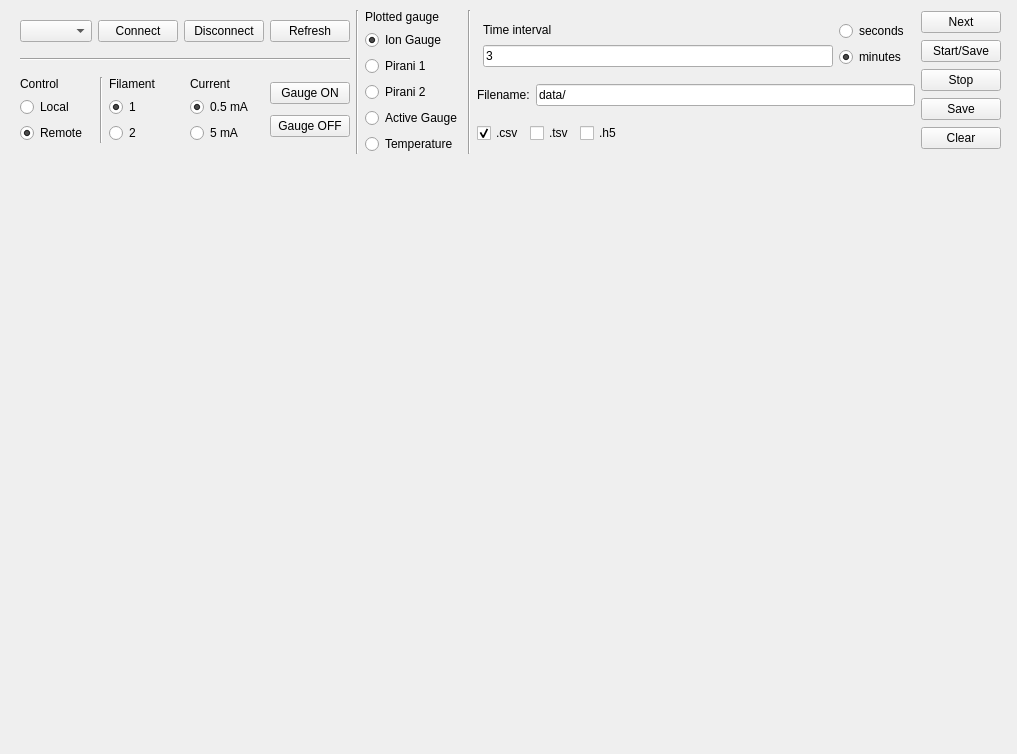
<?xml version="1.0" encoding="UTF-8"?>
<ui version="4.0">
 <class>Form</class>
 <widget class="QWidget" name="Form">
  <property name="geometry">
   <rect>
    <x>0</x>
    <y>0</y>
    <width>1017</width>
    <height>754</height>
   </rect>
  </property>
  <property name="windowTitle">
   <string>Form</string>
  </property>
  <widget class="QWidget" name="layoutWidget">
   <property name="geometry">
    <rect>
     <x>10</x>
     <y>10</y>
     <width>991</width>
     <height>731</height>
    </rect>
   </property>
   <layout class="QGridLayout" name="gridLayout_3">
    <item row="0" column="3">
     <layout class="QVBoxLayout" name="verticalLayout_9">
      <item>
       <widget class="QLabel" name="label_4">
        <property name="text">
         <string>Plotted gauge</string>
        </property>
       </widget>
      </item>
      <item>
       <widget class="QRadioButton" name="ion_gauge_radio_button">
        <property name="text">
         <string>Ion Gauge</string>
        </property>
        <property name="checked">
         <bool>true</bool>
        </property>
        <attribute name="buttonGroup">
         <string notr="true">plotted_gauge_button_gorup</string>
        </attribute>
       </widget>
      </item>
      <item>
       <widget class="QRadioButton" name="pirani_1_radio_button">
        <property name="text">
         <string>Pirani 1</string>
        </property>
        <attribute name="buttonGroup">
         <string notr="true">plotted_gauge_button_gorup</string>
        </attribute>
       </widget>
      </item>
      <item>
       <widget class="QRadioButton" name="pirani_2_radio_button">
        <property name="text">
         <string>Pirani 2</string>
        </property>
        <attribute name="buttonGroup">
         <string notr="true">plotted_gauge_button_gorup</string>
        </attribute>
       </widget>
      </item>
      <item>
       <widget class="QRadioButton" name="active_gauge_radio_button">
        <property name="text">
         <string>Active Gauge</string>
        </property>
        <attribute name="buttonGroup">
         <string notr="true">plotted_gauge_button_gorup</string>
        </attribute>
       </widget>
      </item>
      <item>
       <widget class="QRadioButton" name="temperature_radio_button">
        <property name="text">
         <string>Temperature</string>
        </property>
        <attribute name="buttonGroup">
         <string notr="true">plotted_gauge_button_gorup</string>
        </attribute>
       </widget>
      </item>
     </layout>
    </item>
    <item row="0" column="2">
     <widget class="Line" name="line">
      <property name="orientation">
       <enum>Qt::Vertical</enum>
      </property>
     </widget>
    </item>
    <item row="2" column="0">
     <spacer name="verticalSpacer">
      <property name="orientation">
       <enum>Qt::Vertical</enum>
      </property>
      <property name="sizeHint" stdset="0">
       <size>
        <width>10</width>
        <height>394</height>
       </size>
      </property>
     </spacer>
    </item>
    <item row="0" column="5">
     <layout class="QGridLayout" name="gridLayout_2">
      <item row="1" column="0" colspan="4">
       <layout class="QHBoxLayout" name="horizontalLayout_2">
        <item>
         <widget class="QLabel" name="filename_label">
          <property name="text">
           <string>Filename:</string>
          </property>
         </widget>
        </item>
        <item>
         <widget class="QLineEdit" name="filename_line_edit">
          <property name="text">
           <string>data/</string>
          </property>
         </widget>
        </item>
       </layout>
      </item>
      <item row="0" column="2">
       <layout class="QVBoxLayout" name="verticalLayout_7">
        <item>
         <widget class="QRadioButton" name="seconds_radio_button">
          <property name="text">
           <string>seconds</string>
          </property>
          <attribute name="buttonGroup">
           <string notr="true">time_units_button_group</string>
          </attribute>
         </widget>
        </item>
        <item>
         <widget class="QRadioButton" name="minutes_radio_button">
          <property name="text">
           <string>minutes</string>
          </property>
          <property name="checked">
           <bool>true</bool>
          </property>
          <attribute name="buttonGroup">
           <string notr="true">time_units_button_group</string>
          </attribute>
         </widget>
        </item>
       </layout>
      </item>
      <item row="2" column="0" colspan="4">
       <layout class="QHBoxLayout" name="horizontalLayout_3">
        <item>
         <widget class="QCheckBox" name="csv_check_box">
          <property name="text">
           <string>.csv</string>
          </property>
          <property name="checked">
           <bool>true</bool>
          </property>
         </widget>
        </item>
        <item>
         <widget class="QCheckBox" name="tsv_check_box">
          <property name="text">
           <string>.tsv</string>
          </property>
         </widget>
        </item>
        <item>
         <widget class="QCheckBox" name="h5_check_box">
          <property name="text">
           <string>.h5</string>
          </property>
         </widget>
        </item>
        <item>
         <spacer name="horizontalSpacer">
          <property name="orientation">
           <enum>Qt::Horizontal</enum>
          </property>
          <property name="sizeHint" stdset="0">
           <size>
            <width>127</width>
            <height>5</height>
           </size>
          </property>
         </spacer>
        </item>
       </layout>
      </item>
      <item row="0" column="0">
       <layout class="QVBoxLayout" name="verticalLayout_6"/>
      </item>
      <item row="0" column="1">
       <layout class="QVBoxLayout" name="verticalLayout_8">
        <item>
         <widget class="QLabel" name="time_internal_label">
          <property name="text">
           <string>Time interval</string>
          </property>
         </widget>
        </item>
        <item>
         <widget class="QLineEdit" name="time_interval_line_edit">
          <property name="text">
           <string>3</string>
          </property>
         </widget>
        </item>
       </layout>
      </item>
     </layout>
    </item>
    <item row="0" column="1">
     <layout class="QGridLayout" name="gridLayout">
      <item row="2" column="3">
       <layout class="QVBoxLayout" name="verticalLayout_3">
        <item>
         <widget class="QLabel" name="label_2">
          <property name="text">
           <string>Current</string>
          </property>
         </widget>
        </item>
        <item>
         <widget class="QRadioButton" name="half_mA_radio_button">
          <property name="text">
           <string>0.5 mA</string>
          </property>
          <property name="checked">
           <bool>true</bool>
          </property>
          <attribute name="buttonGroup">
           <string notr="true">current_button_group</string>
          </attribute>
         </widget>
        </item>
        <item>
         <widget class="QRadioButton" name="five_mA_radio_button">
          <property name="text">
           <string>5 mA</string>
          </property>
          <attribute name="buttonGroup">
           <string notr="true">current_button_group</string>
          </attribute>
         </widget>
        </item>
       </layout>
      </item>
      <item row="2" column="0">
       <layout class="QVBoxLayout" name="verticalLayout_5">
        <item>
         <widget class="QLabel" name="label">
          <property name="text">
           <string>Control</string>
          </property>
         </widget>
        </item>
        <item>
         <widget class="QRadioButton" name="local_radio_button">
          <property name="text">
           <string>Local</string>
          </property>
          <attribute name="buttonGroup">
           <string notr="true">control_button_group</string>
          </attribute>
         </widget>
        </item>
        <item>
         <widget class="QRadioButton" name="remote_radio_button">
          <property name="text">
           <string>Remote</string>
          </property>
          <property name="checked">
           <bool>true</bool>
          </property>
          <attribute name="buttonGroup">
           <string notr="true">control_button_group</string>
          </attribute>
         </widget>
        </item>
       </layout>
      </item>
      <item row="2" column="2">
       <layout class="QVBoxLayout" name="verticalLayout_4">
        <item>
         <widget class="QLabel" name="label_3">
          <property name="text">
           <string>Filament</string>
          </property>
         </widget>
        </item>
        <item>
         <widget class="QRadioButton" name="filament1_radio_button">
          <property name="text">
           <string>1</string>
          </property>
          <property name="checked">
           <bool>true</bool>
          </property>
          <attribute name="buttonGroup">
           <string notr="true">filament_button_group</string>
          </attribute>
         </widget>
        </item>
        <item>
         <widget class="QRadioButton" name="filament2_radio_button">
          <property name="text">
           <string>2</string>
          </property>
          <attribute name="buttonGroup">
           <string notr="true">filament_button_group</string>
          </attribute>
         </widget>
        </item>
       </layout>
      </item>
      <item row="2" column="4">
       <layout class="QVBoxLayout" name="verticalLayout_2">
        <item>
         <widget class="QPushButton" name="gauge_on_button">
          <property name="text">
           <string>Gauge ON</string>
          </property>
          <property name="autoDefault">
           <bool>true</bool>
          </property>
         </widget>
        </item>
        <item>
         <widget class="QPushButton" name="gauge_off_button">
          <property name="text">
           <string>Gauge OFF</string>
          </property>
          <property name="autoDefault">
           <bool>true</bool>
          </property>
         </widget>
        </item>
       </layout>
      </item>
      <item row="0" column="0" colspan="5">
       <layout class="QHBoxLayout" name="horizontalLayout">
        <item>
         <widget class="QComboBox" name="com_port_box"/>
        </item>
        <item>
         <widget class="QPushButton" name="connect_button">
          <property name="text">
           <string>Connect</string>
          </property>
          <property name="autoDefault">
           <bool>true</bool>
          </property>
         </widget>
        </item>
        <item>
         <widget class="QPushButton" name="disconnect_button">
          <property name="text">
           <string>Disconnect</string>
          </property>
          <property name="autoDefault">
           <bool>true</bool>
          </property>
         </widget>
        </item>
        <item>
         <widget class="QPushButton" name="refresh_button">
          <property name="text">
           <string>Refresh</string>
          </property>
          <property name="autoDefault">
           <bool>true</bool>
          </property>
         </widget>
        </item>
       </layout>
      </item>
      <item row="1" column="0" colspan="5">
       <widget class="Line" name="line_2">
        <property name="orientation">
         <enum>Qt::Horizontal</enum>
        </property>
       </widget>
      </item>
      <item row="2" column="1">
       <widget class="Line" name="line_3">
        <property name="orientation">
         <enum>Qt::Vertical</enum>
        </property>
       </widget>
      </item>
     </layout>
    </item>
    <item row="0" column="0" rowspan="2">
     <spacer name="verticalSpacer_2">
      <property name="orientation">
       <enum>Qt::Vertical</enum>
      </property>
      <property name="sizeHint" stdset="0">
       <size>
        <width>0</width>
        <height>148</height>
       </size>
      </property>
     </spacer>
    </item>
    <item row="0" column="6">
     <layout class="QVBoxLayout" name="verticalLayout">
      <item>
       <widget class="QPushButton" name="next_button">
        <property name="text">
         <string>Next</string>
        </property>
        <property name="autoDefault">
         <bool>true</bool>
        </property>
       </widget>
      </item>
      <item>
       <widget class="QPushButton" name="start_save_button">
        <property name="text">
         <string>Start/Save</string>
        </property>
        <property name="autoDefault">
         <bool>true</bool>
        </property>
       </widget>
      </item>
      <item>
       <widget class="QPushButton" name="stop_button">
        <property name="text">
         <string>Stop</string>
        </property>
        <property name="autoDefault">
         <bool>true</bool>
        </property>
       </widget>
      </item>
      <item>
       <widget class="QPushButton" name="save_button">
        <property name="text">
         <string>Save</string>
        </property>
        <property name="autoDefault">
         <bool>true</bool>
        </property>
       </widget>
      </item>
      <item>
       <widget class="QPushButton" name="clear_button">
        <property name="text">
         <string>Clear</string>
        </property>
        <property name="autoDefault">
         <bool>true</bool>
        </property>
       </widget>
      </item>
     </layout>
    </item>
    <item row="0" column="4">
     <widget class="Line" name="line_4">
      <property name="orientation">
       <enum>Qt::Vertical</enum>
      </property>
     </widget>
    </item>
    <item row="2" column="1" colspan="6">
     <widget class="MplWidget" name="plot_widget" native="true">
      <property name="styleSheet">
       <string notr="true"/>
      </property>
     </widget>
    </item>
   </layout>
  </widget>
 </widget>
 <customwidgets>
  <customwidget>
   <class>MplWidget</class>
   <extends>QWidget</extends>
   <header>mplwidget</header>
   <container>1</container>
  </customwidget>
 </customwidgets>
 <resources/>
 <connections/>
 <buttongroups>
  <buttongroup name="current_button_group"/>
  <buttongroup name="plotted_gauge_button_gorup"/>
  <buttongroup name="time_units_button_group"/>
  <buttongroup name="filament_button_group"/>
  <buttongroup name="control_button_group"/>
 </buttongroups>
</ui>
